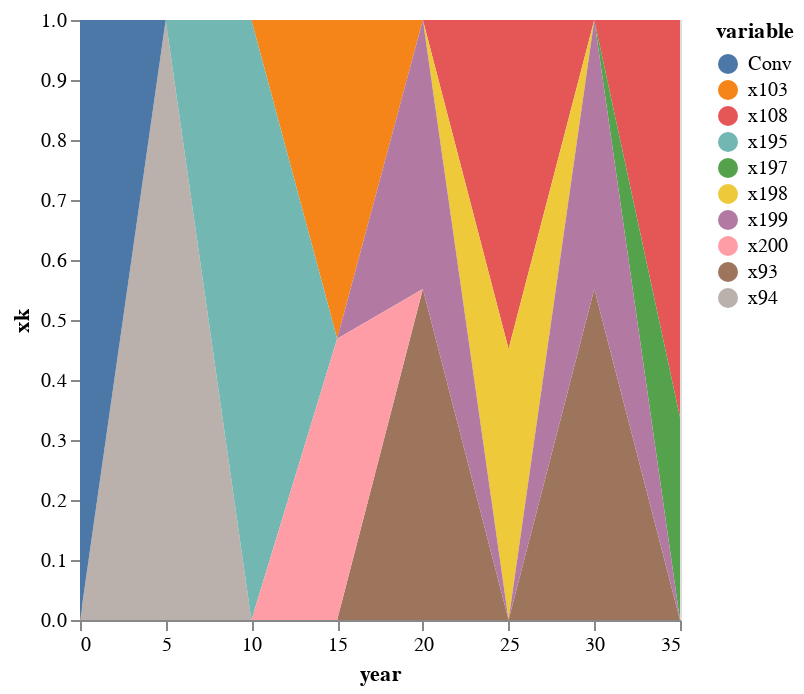

Notebook cell for this chart:
### Code cell
comp

### Figure 1 — Vega-Lite specification as saved in the notebook (floating-point values rounded to 4 significant figures)
{"data": {"values": [{"value": 0, "variable": "x93", "year": 5}, {"value": 0, "variable": "x93", "year": 10}, {"value": 0, "variable": "x93", "year": 15}, {"value": 0.5515, "variable": "x93", "year": 20}, {"value": 0, "variable": "x93", "year": 25}, {"value": 0.5515, "variable": "x93", "year": 30}, {"value": 0, "variable": "x93", "year": 35}, {"value": 0, "variable": "x93", "year": 0}, {"value": 1, "variable": "x94", "year": 5}, {"value": 0, "variable": "x94", "year": 10}, {"value": 0, "variable": "x94", "year": 15}, {"value": 0, "variable": "x94", "year": 20}, {"value": 0, "variable": "x94", "year": 25}, {"value": 0, "variable": "x94", "year": 30}, {"value": 0, "variable": "x94", "year": 35}, {"value": 0, "variable": "x94", "year": 0}, {"value": 0, "variable": "x103", "year": 5}, {"value": 0, "variable": "x103", "year": 10}, {"value": 0.5311, "variable": "x103", "year": 15}, {"value": 0, "variable": "x103", "year": 20}, {"value": 0, "variable": "x103", "year": 25}, {"value": 0, "variable": "x103", "year": 30}, {"value": 0, "variable": "x103", "year": 35}, {"value": 0, "variable": "x103", "year": 0}, {"value": 0, "variable": "x108", "year": 5}, {"value": 0, "variable": "x108", "year": 10}, {"value": 0, "variable": "x108", "year": 15}, {"value": 0, "variable": "x108", "year": 20}, {"value": 0.5482, "variable": "x108", "year": 25}, {"value": 0, "variable": "x108", "year": 30}, {"value": 0.662, "variable": "x108", "year": 35}, {"value": 0, "variable": "x108", "year": 0}, {"value": 0, "variable": "x195", "year": 5}, {"value": 1, "variable": "x195", "year": 10}, {"value": 0, "variable": "x195", "year": 15}, {"value": 0, "variable": "x195", "year": 20}, {"value": 0, "variable": "x195", "year": 25}, {"value": 0, "variable": "x195", "year": 30}, {"value": 0, "variable": "x195", "year": 35}, {"value": 0, "variable": "x195", "year": 0}, {"value": 0, "variable": "x197", "year": 5}, {"value": 0, "variable": "x197", "year": 10}, {"value": 0, "variable": "x197", "year": 15}, {"value": 0, "variable": "x197", "year": 20}, {"value": 0, "variable": "x197", "year": 25}, {"value": 0, "variable": "x197", "year": 30}, {"value": 0.338, "variable": "x197", "year": 35}, {"value": 0, "variable": "x197", "year": 0}, {"value": 0, "variable": "x198", "year": 5}, {"value": 0, "variable": "x198", "year": 10}, {"value": 0, "variable": "x198", "year": 15}, {"value": 0, "variable": "x198", "year": 20}, {"value": 0.4518, "variable": "x198", "year": 25}, {"value": 0, "variable": "x198", "year": 30}, {"value": 0, "variable": "x198", "year": 35}, {"value": 0, "variable": "x198", "year": 0}, {"value": 0, "variable": "x199", "year": 5}, {"value": 0, "variable": "x199", "year": 10}, {"value": 0, "variable": "x199", "year": 15}, {"value": 0.4485, "variable": "x199", "year": 20}, {"value": 0, "variable": "x199", "year": 25}, {"value": 0.4485, "variable": "x199", "year": 30}, {"value": 0, "variable": "x199", "year": 35}, {"value": 0, "variable": "x199", "year": 0}, {"value": 0, "variable": "x200", "year": 5}, {"value": 0, "variable": "x200", "year": 10}, {"value": 0.4689, "variable": "x200", "year": 15}, {"value": 0, "variable": "x200", "year": 20}, {"value": 0, "variable": "x200", "year": 25}, {"value": 0, "variable": "x200", "year": 30}, {"value": 0, "variable": "x200", "year": 35}, {"value": 0, "variable": "x200", "year": 0}, {"value": 0, "variable": "Conv", "year": 5}, {"value": 0, "variable": "Conv", "year": 10}, {"value": 0, "variable": "Conv", "year": 15}, {"value": 0, "variable": "Conv", "year": 20}, {"value": 0, "variable": "Conv", "year": 25}, {"value": 0, "variable": "Conv", "year": 30}, {"value": 0, "variable": "Conv", "year": 35}, {"value": 1, "variable": "Conv", "year": 0}]}, "encoding": {"color": {"field": "variable", "type": "nominal"}, "x": {"field": "year", "type": "quantitative"}, "y": {"field": "value", "stack": "zero", "title": "xk", "type": "quantitative"}}, "legend": "sNames", "mark": "area"}
